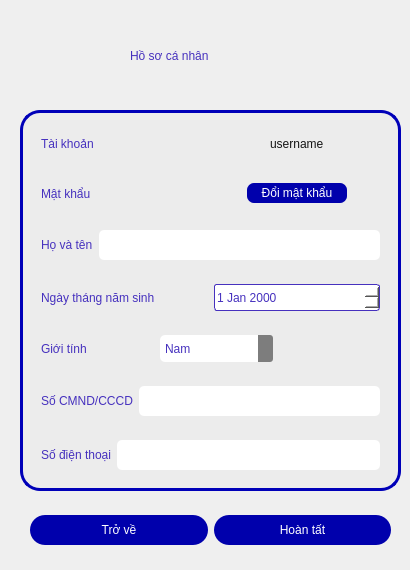
   <widget class="QWidget" name="profilePage">
    <widget class="QFrame" name="editProfileFrame">
     <property name="geometry">
      <rect>
       <x>20</x>
       <y>110</y>
       <width>381</width>
       <height>381</height>
      </rect>
     </property>
     <property name="sizePolicy">
      <sizepolicy hsizetype="Expanding" vsizetype="Expanding">
       <horstretch>0</horstretch>
       <verstretch>0</verstretch>
      </sizepolicy>
     </property>
     <property name="styleSheet">
      <string notr="true">#editProfileFrame {
	border: 3px solid rgb(0, 0, 184);
	border-radius: 20px;
	background: rgb(236, 236, 236);
}

QLineEdit {
	background-color: rgb(255, 255, 255);
	border-radius: 5px;
	font: bold 10pt &quot;Google Sans&quot;;
	padding-left: 5px;
	height: 30px;
}

QLineEdit:focus {
	background-color: rgb(255, 255, 255);
	border-radius: 5px;
	font: bold 10pt &quot;Google Sans&quot;;	
	border: 2px solid rgb(0, 85, 255);
	padding-left: 5px;
	height: 30px;
}

QLabel {
	color: rgb(70, 49, 190);
	font: bold 10pt &quot;Google Sans&quot;;
	border: none;
}

QComboBox {
	height: 25px;
	background: rgb(255, 255, 255);
	padding: 1px 5px 1px 5px;
	color: rgb(70, 49, 190);
	font: bold 10pt &quot;Google Sans&quot;;
outline: none;
border-radius: 5px;

}

QComboBox:editable {
	height: 25px;
	background: rgb(255, 255, 255);
	padding: 1px 5px 1px 5px;
border-radius: 5px;
}

QComboBox:!editable, QComboBox::drop-down:editable {
     background: rgb(255, 255, 255);
}

/* QComboBox gets the &quot;on&quot; state when the popup is open */
QComboBox:!editable:on, QComboBox::drop-down:editable:on {
    background: rgb(255, 255, 255)
}

QComboBox:on { /* shift the text when the popup opens */
    padding-top: 3px;
    padding-left: 4px;
}

QComboBox::drop-down {
    subcontrol-origin: padding;
    subcontrol-position: top right;
    width: 15px;

    border-left-width: 1px;
    border-left-color: darkgray;
    border-left-style: solid; /* just a single line */
    border-top-right-radius: 3px; /* same radius as the QComboBox */
    border-bottom-right-radius: 3px;
	border: none;
	outline: none;
	background: rgb(125, 125, 125);
}


QComboBox::down-arrow:on { /* shift the arrow when popup is open */
    top: 1px;
    left: 1px;
}

QDateTimeEdit {
	height: 25px;
	background: white;
	color: rgb(70, 49, 190);
	font: bold 10pt &quot;Google Sans&quot;;
	border-radius: 3px;
	border: 1px solid  rgb(70, 49, 190);
}


</string>
     </property>
     <property name="frameShape">
      <enum>QFrame::StyledPanel</enum>
     </property>
     <property name="frameShadow">
      <enum>QFrame::Raised</enum>
     </property>
     <layout class="QVBoxLayout" name="verticalLayout_6">
      <item>
       <widget class="QWidget" name="usernameField_2" native="true">
        <layout class="QHBoxLayout" name="horizontalLayout_11">
         <item>
          <widget class="QLabel" name="label_1_profile">
           <property name="text">
            <string>Tài khoản</string>
           </property>
          </widget>
         </item>
         <item alignment="Qt::AlignHCenter">
          <widget class="QLabel" name="usernameProfile">
           <property name="styleSheet">
            <string notr="true">QLabel {
	color: rgb(21, 21, 21);
}</string>
           </property>
           <property name="text">
            <string>username</string>
           </property>
          </widget>
         </item>
        </layout>
       </widget>
      </item>
      <item>
       <widget class="QWidget" name="passwordField_2" native="true">
        <layout class="QHBoxLayout" name="horizontalLayout_12">
         <item alignment="Qt::AlignLeft">
          <widget class="QLabel" name="label_2_profile">
           <property name="text">
            <string>Mật khẩu</string>
           </property>
          </widget>
         </item>
         <item alignment="Qt::AlignHCenter">
          <widget class="QPushButton" name="pushButton_editPassword">
           <property name="styleSheet">
            <string notr="true">QPushButton {
	width: 100px;
	height: 20px;
    border-radius: 7px;
	background-color: rgb(0, 0, 172);
	color: rgb(255, 255, 255);
	font: bold 8pt &quot;Google Sans&quot;;
	outline: none;
}

QPushButton:hover:!pressed
{
	width: 101px;
	height: 21px;
   	border-radius: 7px;
	background-color: rgb(223, 223, 223);
	color: rgb(0, 0, 172);
	font: bold 8pt &quot;Google Sans&quot;;
	outline: none;
	border: 2px solid rgb(0, 84, 253)
} </string>
           </property>
           <property name="text">
            <string>Đổi mật khẩu</string>
           </property>
           <property name="icon">
            <iconset>
             <normaloff>../img/feather/lock.svg</normaloff>../img/feather/lock.svg</iconset>
           </property>
           <property name="iconSize">
            <size>
             <width>12</width>
             <height>12</height>
            </size>
           </property>
          </widget>
         </item>
        </layout>
       </widget>
      </item>
      <item>
       <widget class="QWidget" name="nameField_2" native="true">
        <layout class="QHBoxLayout" name="horizontalLayout_13">
         <item>
          <widget class="QLabel" name="label_3_profile">
           <property name="text">
            <string>Họ và tên</string>
           </property>
          </widget>
         </item>
         <item>
          <widget class="QLineEdit" name="lineEdit_nameProfile"/>
         </item>
        </layout>
       </widget>
      </item>
      <item>
       <widget class="QWidget" name="birthdateField_2" native="true">
        <layout class="QHBoxLayout" name="horizontalLayout_14">
         <item>
          <widget class="QLabel" name="label_14">
           <property name="text">
            <string>Ngày tháng năm sinh</string>
           </property>
          </widget>
         </item>
         <item>
          <widget class="QDateEdit" name="dateEditProfile"/>
         </item>
        </layout>
       </widget>
      </item>
      <item alignment="Qt::AlignLeft">
       <widget class="QWidget" name="sexField_2" native="true">
        <property name="minimumSize">
         <size>
          <width>250</width>
          <height>0</height>
         </size>
        </property>
        <layout class="QHBoxLayout" name="horizontalLayout_15">
         <item>
          <widget class="QLabel" name="label_5_profile">
           <property name="text">
            <string>Giới tính</string>
           </property>
          </widget>
         </item>
         <item>
          <widget class="QComboBox" name="sexEditProfile">
           <property name="layoutDirection">
            <enum>Qt::LeftToRight</enum>
           </property>
           <item>
            <property name="text">
             <string>Nam</string>
            </property>
           </item>
           <item>
            <property name="text">
             <string>Nữ</string>
            </property>
           </item>
          </widget>
         </item>
        </layout>
       </widget>
      </item>
      <item>
       <widget class="QWidget" name="IDField_2" native="true">
        <layout class="QHBoxLayout" name="horizontalLayout_16">
         <item>
          <widget class="QLabel" name="label_16">
           <property name="text">
            <string>Số CMND/CCCD</string>
           </property>
          </widget>
         </item>
         <item>
          <widget class="QLineEdit" name="lineEdit_IDProfile"/>
         </item>
        </layout>
       </widget>
      </item>
      <item>
       <widget class="QWidget" name="phoneField_2" native="true">
        <layout class="QHBoxLayout" name="horizontalLayout_17">
         <item>
          <widget class="QLabel" name="label_7_profile">
           <property name="text">
            <string>Số điện thoại</string>
           </property>
          </widget>
         </item>
         <item>
          <widget class="QLineEdit" name="lineEdit_phoneProfile"/>
         </item>
        </layout>
       </widget>
      </item>
     </layout>
    </widget>
    <widget class="QWidget" name="buttonField_2" native="true">
     <property name="geometry">
      <rect>
       <x>30</x>
       <y>500</y>
       <width>361</width>
       <height>61</height>
      </rect>
     </property>
     <property name="styleSheet">
      <string notr="true">QPushButton {
	width: 100px;
	height: 30px;
    border-radius: 15px;
	background-color: rgb(0, 0, 172);
	color: rgb(255, 255, 255);
	font: bold 12pt &quot;Google Sans&quot;;
	outline: none;
}

QPushButton:hover:!pressed
{
	width: 100px;
	height: 30px;
   	border-radius: 15px;
	background-color: rgb(223, 223, 223);
	color: rgb(0, 0, 172);
	font: bold 12pt &quot;Google Sans&quot;;
	outline: none;
	border: 2px solid rgb(0, 84, 253)
} </string>
     </property>
     <layout class="QHBoxLayout" name="horizontalLayout_18">
      <item>
       <widget class="QPushButton" name="pushButton_backProfile">
        <property name="styleSheet">
         <string notr="true">QPushButton {
	width: 100px;
	height: 30px;
    border-radius: 15px;
	background-color: rgb(0, 0, 172);
	color: rgb(255, 255, 255);
	font: bold 12pt &quot;Google Sans&quot;;
	outline: none;
}

QPushButton:hover:!pressed
{
	width: 100px;
	height: 30px;
   	border-radius: 15px;
	background-color: rgb(223, 223, 223);
	color: rgb(0, 0, 172);
	font: bold 12pt &quot;Google Sans&quot;;
	outline: none;
	border: 2px solid rgb(0, 84, 253)
} </string>
        </property>
        <property name="text">
         <string>Trở về</string>
        </property>
        <property name="icon">
         <iconset>
          <normaloff>../img/feather/arrow-left-circle.svg</normaloff>../img/feather/arrow-left-circle.svg</iconset>
        </property>
        <property name="iconSize">
         <size>
          <width>20</width>
          <height>20</height>
         </size>
        </property>
       </widget>
      </item>
      <item>
       <widget class="QPushButton" name="pushButton_doneProfile">
        <property name="styleSheet">
         <string notr="true">QPushButton {
	width: 100px;
	height: 30px;
    border-radius: 15px;
	background-color: rgb(0, 0, 172);
	color: rgb(255, 255, 255);
	font: bold 12pt &quot;Google Sans&quot;;
	outline: none;
}

QPushButton:hover:!pressed
{
	width: 100px;
	height: 30px;
   	border-radius: 15px;
	background-color: rgb(223, 223, 223);
	color: rgb(0, 0, 172);
	font: bold 12pt &quot;Google Sans&quot;;
	outline: none;
	border: 2px solid rgb(0, 84, 253)
} </string>
        </property>
        <property name="text">
         <string>Hoàn tất</string>
        </property>
        <property name="icon">
         <iconset>
          <normaloff>../img/feather/check-circle.svg</normaloff>../img/feather/check-circle.svg</iconset>
        </property>
        <property name="iconSize">
         <size>
          <width>20</width>
          <height>20</height>
         </size>
        </property>
       </widget>
      </item>
     </layout>
    </widget>
    <widget class="QWidget" name="widget_16" native="true">
     <property name="geometry">
      <rect>
       <x>60</x>
       <y>30</y>
       <width>321</width>
       <height>61</height>
      </rect>
     </property>
     <property name="styleSheet">
      <string notr="true">QLabel {
	color: rgb(70, 49, 190);
	font: bold 20pt &quot;Google Sans&quot;;
	border: none;
}</string>
     </property>
     <widget class="QLabel" name="label_profile">
      <property name="geometry">
       <rect>
        <x>70</x>
        <y>10</y>
        <width>181</width>
        <height>31</height>
       </rect>
      </property>
      <property name="text">
       <string>Hồ sơ cá nhân</string>
      </property>
     </widget>
    </widget>
   </widget>
